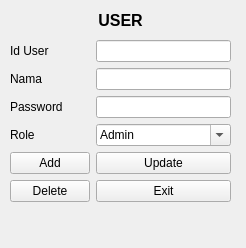
<?xml version="1.0" encoding="UTF-8"?>
<ui version="4.0">
 <class>FrmUser</class>
 <widget class="QMainWindow" name="FrmUser">
  <property name="geometry">
   <rect>
    <x>0</x>
    <y>0</y>
    <width>246</width>
    <height>248</height>
   </rect>
  </property>
  <property name="windowTitle">
   <string>Form User</string>
  </property>
  <widget class="QWidget" name="centralwidget">
   <widget class="QLabel" name="label">
    <property name="geometry">
     <rect>
      <x>0</x>
      <y>10</y>
      <width>241</width>
      <height>20</height>
     </rect>
    </property>
    <property name="font">
     <font>
      <pointsize>12</pointsize>
      <weight>75</weight>
      <bold>true</bold>
     </font>
    </property>
    <property name="text">
     <string>USER</string>
    </property>
    <property name="alignment">
     <set>Qt::AlignCenter</set>
    </property>
   </widget>
   <widget class="QWidget" name="formLayoutWidget">
    <property name="geometry">
     <rect>
      <x>10</x>
      <y>40</y>
      <width>221</width>
      <height>191</height>
     </rect>
    </property>
    <layout class="QFormLayout" name="formLayout">
     <item row="0" column="0">
      <widget class="QLabel" name="idUserLabel">
       <property name="text">
        <string>Id User</string>
       </property>
      </widget>
     </item>
     <item row="0" column="1">
      <widget class="QLineEdit" name="Txt_id_user"/>
     </item>
     <item row="1" column="0">
      <widget class="QLabel" name="namaLabel">
       <property name="text">
        <string>Nama</string>
       </property>
      </widget>
     </item>
     <item row="1" column="1">
      <widget class="QLineEdit" name="Txt_nama"/>
     </item>
     <item row="2" column="0">
      <widget class="QLabel" name="passwordLabel">
       <property name="text">
        <string>Password</string>
       </property>
      </widget>
     </item>
     <item row="2" column="1">
      <widget class="QLineEdit" name="Txt_password"/>
     </item>
     <item row="3" column="0">
      <widget class="QLabel" name="roleLabel">
       <property name="text">
        <string>Role</string>
       </property>
      </widget>
     </item>
     <item row="3" column="1">
      <widget class="QComboBox" name="Cmb_role">
       <property name="enabled">
        <bool>true</bool>
       </property>
       <property name="editable">
        <bool>true</bool>
       </property>
       <property name="duplicatesEnabled">
        <bool>false</bool>
       </property>
       <item>
        <property name="text">
         <string>Admin</string>
        </property>
       </item>
       <item>
        <property name="text">
         <string>User</string>
        </property>
       </item>
      </widget>
     </item>
     <item row="4" column="0">
      <widget class="QPushButton" name="PB_add">
       <property name="text">
        <string>Add</string>
       </property>
      </widget>
     </item>
     <item row="4" column="1">
      <widget class="QPushButton" name="PB_update">
       <property name="text">
        <string>Update</string>
       </property>
      </widget>
     </item>
     <item row="5" column="1">
      <widget class="QPushButton" name="PB_exit">
       <property name="text">
        <string>Exit</string>
       </property>
      </widget>
     </item>
     <item row="5" column="0">
      <widget class="QPushButton" name="PB_del">
       <property name="text">
        <string>Delete</string>
       </property>
      </widget>
     </item>
    </layout>
   </widget>
  </widget>
 </widget>
 <resources/>
 <connections/>
</ui>
